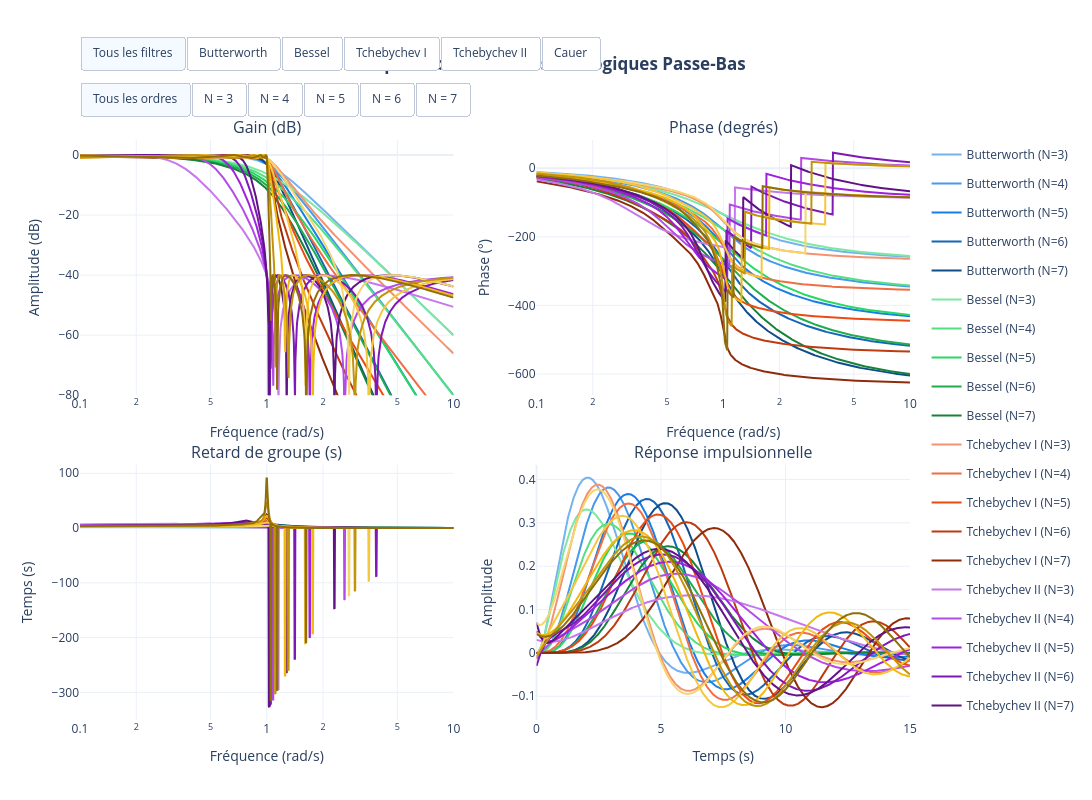

Notebook cell for this chart:
### Markdown cell above
test

### Code cell
import numpy as np
import plotly.graph_objects as lg
from plotly.subplots import make_subplots
from scipy import signal

# --- Configuration et Paramètres ---
filter_types = ["Butterworth", "Bessel", "Tchebychev I", "Tchebychev II", "Cauer"]
orders = [3, 4, 5, 6, 7]

# Couleurs de base HSL pour chaque type de filtre (Teinte, Saturation)
base_colors = {
    "Butterworth": (210, 80),  # Bleu
    "Bessel": (140, 70),  # Vert
    "Tchebychev I": (15, 85),  # Rouge/Orange
    "Tchebychev II": (280, 75),  # Violet
    "Cauer": (45, 90),  # Jaune/Ambre
}

# Modulateur de luminance (Lightness) selon l'ordre : plus l'ordre est grand, plus c'est sombre
# Ordres: [3, 4, 5, 6, 7] -> Luminance: [70%, 60%, 50%, 40%, 30%]
lightness_map = {3: 70, 4: 60, 5: 50, 6: 40, 7: 30}

# Grille fréquentielle et temporelle
w = np.logspace(-1, 1, 1000)  # Fréquence en rad/s
t = np.linspace(0, 15, 1000)  # Temps pour la réponse impulsionnelle


def get_color_hsl(ftype, order):
    h, s = base_colors[ftype]
    l = lightness_map[order]
    return f"hsl({h}, {s}%, {l}%)"


def generate_filter(ftype, N):
    # Fréquence de coupure wn = 1 rad/s, ondulation passante rp = 1 dB, atténuation stop rs = 40 dB
    if ftype == "Butterworth":
        return signal.butter(N, 1, btype="low", analog=True, output="ba")
    elif ftype == "Bessel":
        return signal.bessel(N, 1, btype="low", analog=True, output="ba")
    elif ftype == "Tchebychev I":
        return signal.cheby1(N, 1, 1, btype="low", analog=True, output="ba")
    elif ftype == "Tchebychev II":
        return signal.cheby2(N, 40, 1, btype="low", analog=True, output="ba")
    elif ftype == "Cauer":
        return signal.elliap(N, 1, 40) if False else signal.ellip(
            N, 1, 40, 1, btype="low", analog=True, output="ba"
        )


# --- Création de la figure 2x2 ---
fig = make_subplots(
    rows=2,
    cols=2,
    subplot_titles=(
        "Gain (dB)",
        "Phase (degrés)",
        "Retard de groupe (s)",
        "Réponse impulsionnelle",
    ),
    horizontal_spacing=0.1,
    vertical_spacing=0.12,
)

trace_metadata = []  # Conserve les infos de chaque groupe de courbes

# --- Calcul et ajout des traces ---
for ftype in filter_types:
    for N in orders:
        b, a = generate_filter(ftype, N)
        color = get_color_hsl(ftype, N)
        name = f"{ftype} (N={N})"

        # 1. Réponse en fréquence (Gain et Phase)
        _, h = signal.freqs(b, a, worN=w)
        gain_db = 20 * np.log10(np.abs(h) + 1e-12)
        phase_deg = np.unwrap(np.angle(h)) * 180 / np.pi

        # 2. Retard de groupe: -d(phase)/dw
        group_delay = -np.gradient(np.unwrap(np.angle(h)), w)

        # 3. Réponse impulsionnelle
        _, impulse_res = signal.impulse((b, a), T=t)

        # Contour/Légende unique par filtre/ordre
        show_legend = True

        # Plot 1: Gain
        fig.add_trace(
            lg.Scatter(
                x=w,
                y=gain_db,
                mode="lines",
                name=name,
                line=dict(color=color),
                legendgroup=name,
                showlegend=show_legend,
            ),
            row=1,
            col=1,
        )

        # Plot 2: Phase
        fig.add_trace(
            lg.Scatter(
                x=w,
                y=phase_deg,
                mode="lines",
                name=name,
                line=dict(color=color),
                legendgroup=name,
                showlegend=False,
            ),
            row=1,
            col=2,
        )

        # Plot 3: Retard de groupe
        fig.add_trace(
            lg.Scatter(
                x=w,
                y=group_delay,
                mode="lines",
                name=name,
                line=dict(color=color),
                legendgroup=name,
                showlegend=False,
            ),
            row=2,
            col=1,
        )

        # Plot 4: Réponse impulsionnelle
        fig.add_trace(
            lg.Scatter(
                x=t,
                y=impulse_res,
                mode="lines",
                name=name,
                line=dict(color=color),
                legendgroup=name,
                showlegend=False,
            ),
            row=2,
            col=2,
        )

        # Chaque combinaison filtre+ordre génère 4 traces consécutives
        trace_metadata.append({"type": ftype, "order": N})

# --- Construction des Boutons Interactifs ---
num_combinations = len(trace_metadata)


def create_visibility_mask(active_types, active_orders):
    mask = []
    for meta in trace_metadata:
        visible = (meta["type"] in active_types) and (
            meta["order"] in active_orders
        )
        mask.extend([visible] * 4)  # 4 Subplots par filtre
    return mask


updatemenus = [
    # Filtres
    dict(
        type="buttons",
        direction="right",
        x=0.0,
        y=1.18,
        xanchor="left",
        yanchor="top",
        showactive=True,
        buttons=[
            dict(
                label="Tous les filtres",
                method="update",
                args=[{"visible": create_visibility_mask(filter_types, orders)}],
            )
        ]
        + [
            dict(
                label=ftype,
                method="update",
                args=[{"visible": create_visibility_mask([ftype], orders)}],
            )
            for ftype in filter_types
        ],
    ),
    # Ordres
    dict(
        type="buttons",
        direction="right",
        x=0.0,
        y=1.10,
        xanchor="left",
        yanchor="top",
        showactive=True,
        buttons=[
            dict(
                label="Tous les ordres",
                method="update",
                args=[{"visible": create_visibility_mask(filter_types, orders)}],
            )
        ]
        + [
            dict(
                label=f"N = {N}",
                method="update",
                args=[{"visible": create_visibility_mask(filter_types, [N])}],
            )
            for N in orders
        ],
    ),
]

# --- Mise en forme des axes et layout ---
fig.update_xaxes(type="log", title_text="Fréquence (rad/s)", row=1, col=1)
fig.update_xaxes(type="log", title_text="Fréquence (rad/s)", row=1, col=2)
fig.update_xaxes(type="log", title_text="Fréquence (rad/s)", row=2, col=1)
fig.update_xaxes(title_text="Temps (s)", row=2, col=2)

fig.update_yaxes(title_text="Amplitude (dB)", range=[-80, 5], row=1, col=1)
fig.update_yaxes(title_text="Phase (°)", row=1, col=2)
fig.update_yaxes(title_text="Temps (s)", row=2, col=1)
fig.update_yaxes(title_text="Amplitude", row=2, col=2)

fig.update_layout(
    title_text="<b>Comparaison des Filtres Analogiques Passe-Bas</b>",
    title_x=0.5,
    height=800,
    width=1100,
    updatemenus=updatemenus,
    template="plotly_white",
    margin=dict(t=140),
)

fig.show()
